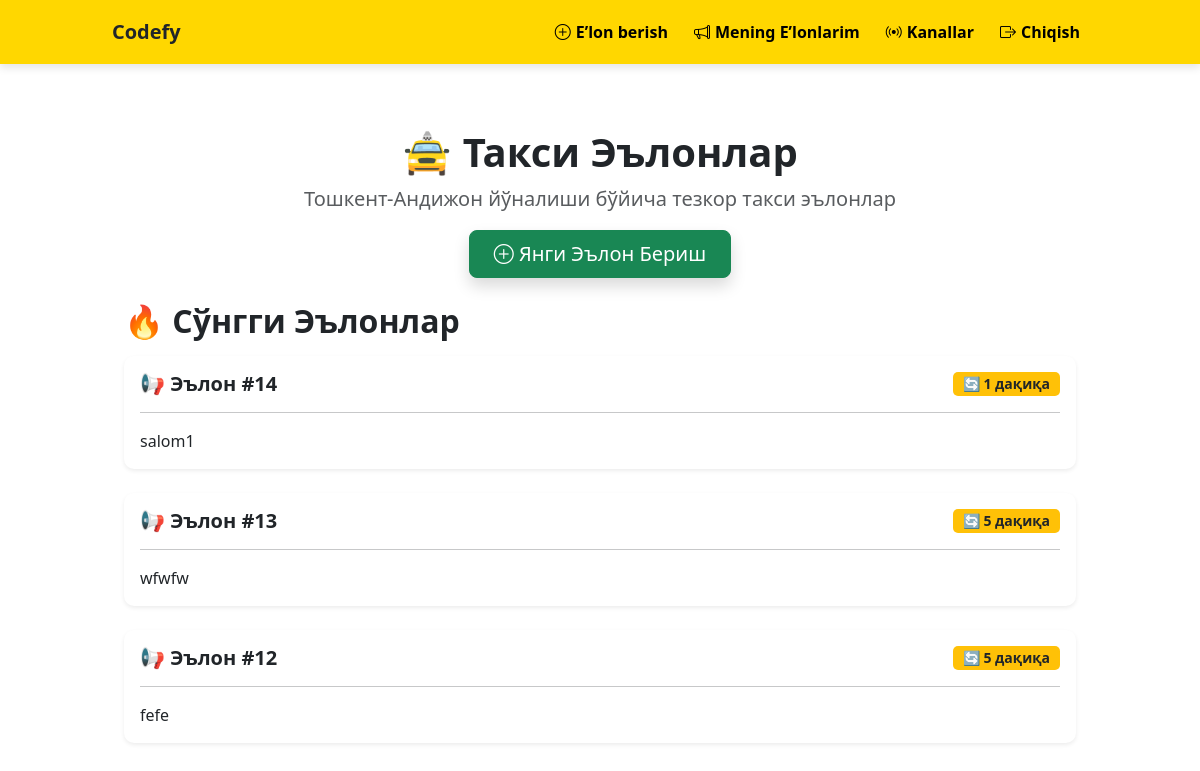
The app's page / (signed in) with its own data.
### announcement/models.py (models this page shows)
class Announcement(models.Model):
    user = models.ForeignKey(User, on_delete=models.CASCADE)
    message = models.TextField()
    interval = models.IntegerField(default=5)
    is_active = models.BooleanField(default=False)
    created_at = models.DateTimeField(auto_now_add=True)
    class Meta:
        db_table = 'announcements'

### announcement/views.py (the view)
# urls.py: path('', views.home, name='home'),
def home(request):
    announcements = Announcement.objects.all().order_by('-id')[:10]
    return render(request, 'announcement/home.html', {'announcements': announcements})

### templates/announcement/home.html (shortened to what this page needs)
{% extends 'base.html' %}
{% block content %}
<div class="container py-4">
    <div class="row mb-4 text-center">
        <div class="col-12">
            <h1 class="fw-bold text-dark">🚖 Такси Эълонлар</h1>
            <p class="lead text-muted">Тошкент-Андижон йўналиши бўйича тезкор такси эълонлар</p>
            {% if user.is_authenticated %}
            <a href="{% url 'create_announcement' %}" class="btn btn-success btn-lg px-4 shadow">
                <i class="bi bi-plus-circle"></i> Янги Эълон Бериш
            </a>
            {% else %}
            <a href="{% url 'login' %}" class="btn btn-primary btn-lg px-4 shadow">
                <i class="bi bi-person"></i> Эълон бериш учун тизимга киринг
            </a>
            {% endif %}
        </div>
    </div>
    <div class="row">
        <div class="col-12">
            <h2 class="fw-bold mb-3">🔥 Сўнгги Эълонлар</h2>
            {% for announcement in announcements %}
            <div class="card shadow-sm border-0 mb-4">
                <div class="card-body">
                    <div class="d-flex justify-content-between align-items-center mb-3">
                        <h5 class="fw-bold mb-0">
                            📢 Эълон #{{ announcement.id }}
                        </h5>
                        <span class="badge bg-warning text-dark">
                            🔄 {{ announcement.interval }} дақиқа
                        </span>
                    </div>
                    <hr>
                    <div style="white-space: pre-wrap;">{{ announcement.message }}</div>
                </div>
            </div>
            {% empty %}
            <div class="alert alert-info text-center p-4">
                ❌ Ҳозирча эълонлар йўқ
            </div>
            {% endfor %}
        </div>
    </div>
</div>
{% endblock %}

### static/css/style.css (style rules this page uses)
:root { --primary-color: #ffd700; --dark-color: #000000; --light-gray: #f8f9fa; }
.card { border: 1px solid var(--light-gray); border-radius: 10px; transition: 0.2s; }
.badge { padding: 5px 10px; font-size: 14px; border-radius: 5px; }
@media (min-width: 1024px) { .container { max-width: 1000px; } }

### records on screen
Announcement: id "14", interval "1", message "salom1"
Announcement: id "13", interval "5", message "wfwfw"
Announcement: id "12", interval "5", message "fefe"
